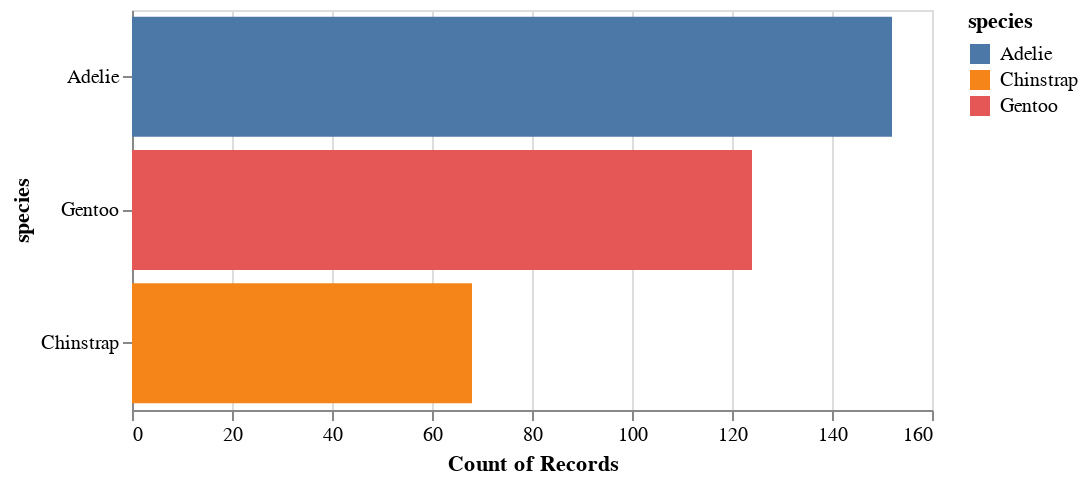

Notebook code cell kept with this figure:
### Markdown cell above
### **Alt**

### Code cell
(
    alt
    .Chart(df)
    .mark_bar()
    .encode(
        x='count()',
        y=alt.Y('species', sort='-x'),
        color='species'
    )
    .properties(
        width=400,
        height=200
    )
    .interactive()
)

### Figure 1 — Vega-Lite specification as saved in the notebook (floating-point values rounded to 4 significant figures; data arrays with more than 128 entries replaced by an {"elided": "..."} marker saying what was removed)
{"config": {"view": {"continuousWidth": 300, "continuousHeight": 300}}, "data": {"name": "data-29ff670c6cbc87fe6b8f9db2d10af5a1"}, "mark": {"type": "bar"}, "encoding": {"color": {"field": "species", "type": "nominal"}, "x": {"aggregate": "count", "type": "quantitative"}, "y": {"field": "species", "sort": "-x", "type": "nominal"}}, "height": 200, "params": [{"name": "param_2", "select": {"type": "interval", "encodings": ["x", "y"]}, "bind": "scales"}], "width": 400, "$schema": "https://vega.github.io/schema/vega-lite/v5.16.3.json", "datasets": {"data-29ff670c6cbc87fe6b8f9db2d10af5a1": {"elided": "344 records"}}}
